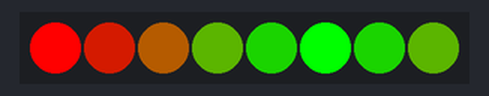
This program was run on a simulated ESP8266 board running MicroPython. On the bench: 8 RGB LEDs in strip order, left to right.

Above: at 0.01 s.
At 0.41 s:
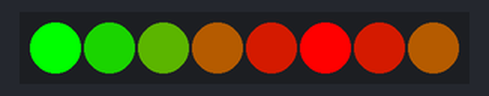
At 1.05 s:
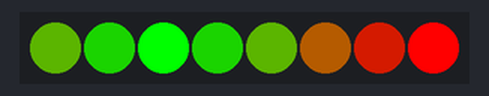
Timing chart, 0 to 40.0 s (numbered marks = the images above):
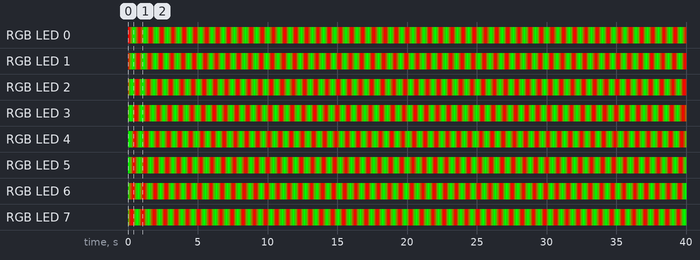

Measured:
- by itself, RGB LED 0: repeats every 0.80 s: RGB(128, 16, 0) 0.08 s, RGB(64, 32, 0) 0.09 s, RGB(32, 64, 0) 0.08 s, RGB(16, 128, 0) 0.08 s, RGB(0, 255, 0) 0.09 s, RGB(16, 128, 0) 0.08 s, RGB(32, 64, 0) 0.08 s, RGB(64, 32, 0) 0.09 s, RGB(128, 16, 0) 0.08 s, RGB(255, 0, 0) 0.09 s
- by itself, RGB LED 1: repeats every 0.80 s: RGB(64, 32, 0) 0.08 s, RGB(32, 64, 0) 0.09 s, RGB(16, 128, 0) 0.08 s, RGB(0, 255, 0) 0.08 s, RGB(16, 128, 0) 0.09 s, RGB(32, 64, 0) 0.08 s, RGB(64, 32, 0) 0.08 s, RGB(128, 16, 0) 0.09 s, RGB(255, 0, 0) 0.08 s, RGB(128, 16, 0) 0.09 s
- by itself, everything shown: repeats every 0.80 s, in 10 steps

The program:

neopixelStick.py
```python
# neopixelStick.py - animation for NeoPixel stick on port D8
# based upon part 2 from Tony Dicola - Adafruit
# 2017-0121 PePo based upon neopixelMatrix.py (formely lights.py)
# ------------------
import machine
import neopixel
import utime
import ujson

# standard configuration that never changes
# NodeMCU: neopixels attached to pin D7 (GPIO13)
PIXEL_PIN = machine.Pin(15, machine.Pin.OUT) # pin D8
# number of neopixels
# 2016_12 which will be overridden by value in confg.json
PIXEL_COUNT = 8  # stick 1*8

# dynamic configuration than can be changed
# lateron replaced by reading the data from config.json
# config = {
#     'colors': [(0,0,255), (16,0,128), (32,0,64), (64,0,32), (128,0,16), (255,0,0)],
#     'period_ms': 500,
#     'mirror_colors': True,
#     'animation': 'foo'
# }

# ramp of alternate colors...
# 2016-1204 part 2 and 3: controlled by a webpage!
#colors = [(0,255,0), (16,128,0), (32,64,0), (64,32,0), (128,16,0), (255,0,0)]
# ramp of colors Blue, Green and Red
#colors = [(0,0,255), (0,255,0), (255,0,0)]

# mirror the colors to make a ramp up and ramp down with no repeated colors.
def mirror(values):
    # Add the input values in reverse order to the end of the array
    # However slice off the very first and very last item (the [1:1] syntax)
    # to prevent the first and last values from repeating.
    # for example an input of:
    # [1, 2, 3]
    # returns:
    # [1, 2, 3, 2]
    # instead of returning:
    # [1, 2, 3, 3, 2, 1]
    # which would duplicate 3 and 1 as you loop through the elements
    values.extend(list(reversed(values))[1:-1])
    return values

# Linear interpolation helper:
def _lerp(x, x0, x1, y0, y1):
    return y0 + (x - x0) * ((y1 - y0)/(x1 - x0))

# Animation functions
# blank the neopixels
def blank(config, np, pixel_count):
    np.fill((0,0,0))
    np.write()

# solid animation
def solid(config, np, pixel_count):
    colors = config['colors']
    elapsed = utime.ticks_ms() // config['period_ms']
    current = elapsed % len(colors)
    np.fill(colors[current])
    np.write()

# chasing animation
def chase(config, np, pixel_count):
    colors = config['colors']
    elapsed = utime.ticks_ms() // config['period_ms']
    for i in range(pixel_count):
        current = (elapsed+i) % len(colors)
        np[i] = colors[current]
    np.write()

# smooth animation
def smooth(config, np, pixel_count):
    # Smooth pulse of all pixels at the same color.  Interpolates inbetween colors
    # for smoother animation.
    colors = config['colors']
    period_ms = config['period_ms']
    ticks = utime.ticks_ms()
    step = ticks // period_ms
    offset = ticks % period_ms
    color0 = colors[step % len(colors)]
    color1 = colors[(step+1) % len(colors)]
    color = (int(_lerp(offset, 0, period_ms, color0[0], color1[0])),
             int(_lerp(offset, 0, period_ms, color0[1], color1[1])),
             int(_lerp(offset, 0, period_ms, color0[2], color1[2])))
    np.fill(color)
    np.write()

# extra helper function to blank pixels to be called on the repl-interface
def off():
    np.fill((0,0,0))
    np.write()

# Setup code #
# Load configuration from config JSON file.
# using Python context manager
with open('config_stick.json', 'r') as infile:
    config = ujson.load(infile)

# config: mirror_colors
if (config['mirror_colors']):
    config['colors'] = mirror(config['colors'])

# config: pixels - initialize the neopixels and turn them off
# overrides PIXEL_COUNT
numberOfPixels = config['pixels']
#print(numberOfPixels)
np = neopixel.NeoPixel(PIXEL_PIN, numberOfPixels)
off() # blank all neopixels
#np.fill((0,0,0))
#np.write()

# determine the animation function to call
animation = globals().get(config['animation'], blank)

# Main loop
while True:
    animation(config, np, numberOfPixels)
    utime.sleep(0.01)
```
